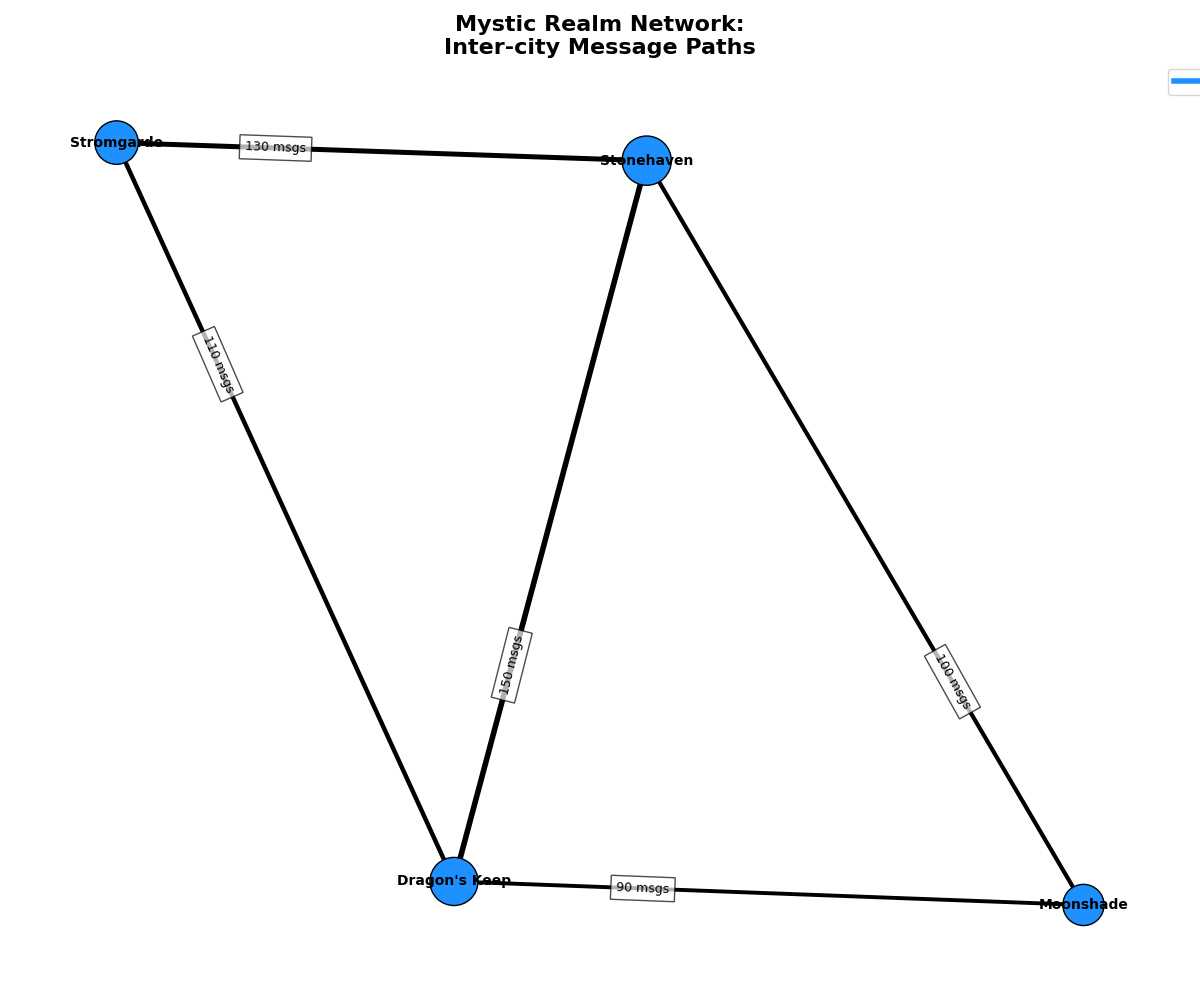

The Python source for this figure:
import matplotlib.pyplot as plt
import networkx as nx

cities = ["Stonehaven", "Moonshade", "Dragon's Keep", "Stromgarde"]

connections = [
    ("Stonehaven", "Moonshade", 100),
    ("Moonshade", "Dragon's Keep", 90),
    ("Dragon's Keep", "Stonehaven", 150),
    ("Stromgarde", "Stonehaven", 130),
    ("Stromgarde", "Dragon's Keep", 110)
]

G = nx.Graph()
G.add_edges_from((source, dest, {'weight': frequency}) for source, dest, frequency in connections)

message_frequencies = {city: sum(d['weight'] for _, _, d in G.edges(city, data=True)) for city in cities}
node_sizes = [500 + message_frequencies[city] * 2 for city in cities]
pos = nx.spring_layout(G, k=0.5, seed=42)
edge_labels = {(u, v): f'{d["weight"]} msgs' for u, v, d in G.edges(data=True)}
edge_widths = [1 + G[u][v]['weight'] / 50 for u, v in G.edges()]

# Apply a single color consistently across all data groups
node_colors = ['#1E90FF'] * len(cities)

plt.figure(figsize=(12, 10))
nx.draw_networkx_nodes(G, pos, node_size=node_sizes, node_color=node_colors, edgecolors='black')
nx.draw_networkx_edges(G, pos, width=edge_widths, edge_color='black')
nx.draw_networkx_labels(G, pos, font_size=10, font_weight='bold')
nx.draw_networkx_edge_labels(G, pos, edge_labels=edge_labels, font_size=9, label_pos=0.3, bbox=dict(facecolor='white', alpha=0.7))

plt.title("Mystic Realm Network:\nInter-city Message Paths", fontsize=16, fontweight='bold')
plt.axis('off')
plt.tight_layout()

# Update legend to reflect the single color used
legend_lines = [plt.Line2D([0], [0], color='#1E90FF', lw=4)]
plt.legend(legend_lines, ["Metropoles"], loc='upper right', bbox_to_anchor=(1.1, 1))

plt.show()
